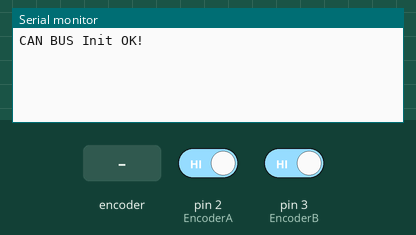
The program below on a simulated Arduino Uno, built with avr-gcc and run on an emulated ATmega328P. Shown: the last lines printed to the serial monitor. Inputs (shaded band) come from the test bench; at power-on: pin 2 (EncoderA) HIGH, pin 3 (EncoderB) HIGH.

Above: at 1.2 s.
1.3 s: rotary encoder on pin 2 (EncoderA) / pin 3 (EncoderB) turned 1 step (first pin leading)
At 3.1 s:
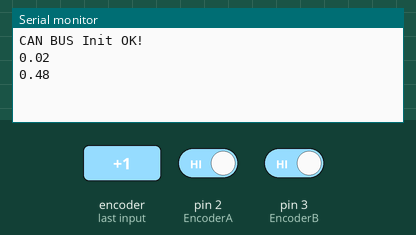
3.5 s: rotary encoder on pin 2 (EncoderA) / pin 3 (EncoderB) turned 1 step (first pin leading)
At 4.6 s:
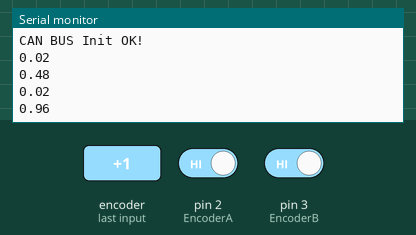
Timing chart, 0 to 6.5 s (numbered marks = the images above; inputs shaded):
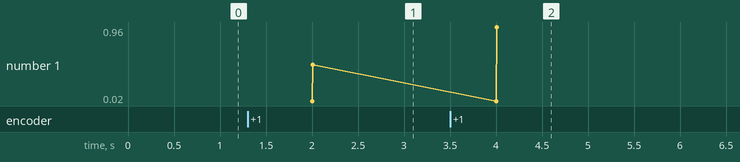

The program:

main.cpp
```cpp
#include <Arduino.h>
#include <SPI.h>
#include <mcp_can.h>

const short teker = 185;
const short tur_pulse = 768;

const short EncoderA = 2;
const short EncoderB = 3;

const short spiCSPin = 10; //12 MISO, 11 MOSI, 13 SCK
MCP_CAN CAN(spiCSPin);

volatile long temp, counter = 0; //This variable will increase or decrease depending on the rotation of encoder
volatile double hiz;
volatile double yol;

void ai0()
{
  // ai0 is activated if DigitalPin nr 2 is going from LOW to HIGH
  // Check pin 3 to determine the direction
  if (digitalRead(3) == LOW)
  {
    counter++;
  }
  else
  {
    counter--;
  }
}

void ai1()
{
  // ai0 is activated if DigitalPin nr 3 is going from LOW to HIGH
  // Check with pin 2 to determine the direction
  if (digitalRead(2) == LOW)
  {
    counter--;
  }
  else
  {
    counter++;
  }
}

void setup()
{
  Serial.begin(9600);

  //CAN CONNETION BEGIN
  while (CAN_OK != CAN.begin(CAN_500KBPS))
  {
    Serial.println("CAN BUS Init Failed");
    delay(100);
  }
  Serial.println("CAN BUS Init OK!");

  pinMode(EncoderA, INPUT_PULLUP); // internal pullup input pin EncoderA
  pinMode(EncoderB, INPUT_PULLUP); // internal pullup input pin EncoderB

  //Setting up interrupt
  //A rising pulse from encodenren activated ai0(). AttachInterrupt 0 is DigitalPin nr 2 on moust Arduino.
  attachInterrupt(digitalPinToInterrupt(EncoderA), ai0, RISING);

  //B rising pulse from encodenren activated ai1(). AttachInterrupt 1 is DigitalPin nr 3 on moust Arduino.
  attachInterrupt(digitalPinToInterrupt(EncoderB), ai1, RISING);

  cli();
  /* Ayarlamaların yapılabilmesi için öncelikle kesmeler durduruldu */

  /* Timer1 kesmesi saniyede bir çalışacak şekilde ayarlanacaktır (1 Hz)*/
  TCCR1A = 0;
  TCCR1B = 0;
  TCNT1 = 0;
  OCR1A = 15624;
  /* Bir saniye aralıklar için zaman sayıcısı ayarlandı */
  TCCR1B |= (1 << WGM12);
  /* Adımlar arasında geçen süre kristal hızının 1024'e bölümü olarak ayarlandı */
  TCCR1B |= (1 << CS12) | (1 << CS10);
  TIMSK1 |= (1 << OCIE1A);
  /* Timer1 kesmesi aktif hale getirildi */

  sei();
  /* Timer1 kesmesinin çalışabilmesi için tüm kesmeler aktif hale getirildi */
}

void loop()
{
}

ISR(TIMER1_COMPA_vect)
{
  if (counter != temp)
  {
    int fark = counter - temp;
    double oran = (double)fark / tur_pulse;
    hiz = oran * teker * 0.036;
    if (hiz < 0) hiz = hiz * -1;
    yol = (double)counter * (double)teker / (double)tur_pulse; //cm

    Serial.println(hiz);
    Serial.println(yol);
    temp = counter;
  }

  byte data_byte_0 = map(hiz, 0, 60, 0, 255); //240 adresinden hız bilgisi
  byte stmp[1] = {data_byte_0};
  CAN.sendMsgBuf(0xF0, 0, 1, stmp); //240 adresinden hız bilgisi yazdırılıyor.
}
```

Measured:
- after the input at 1.3 s, the serial monitor: prints a new line after 0.70 s (image 1)
- after the input at 3.5 s, the serial monitor: prints a new line after 0.51 s (image 2)
- plotted number 1: 0.48 → 0.96 after the input at 3.5 s
